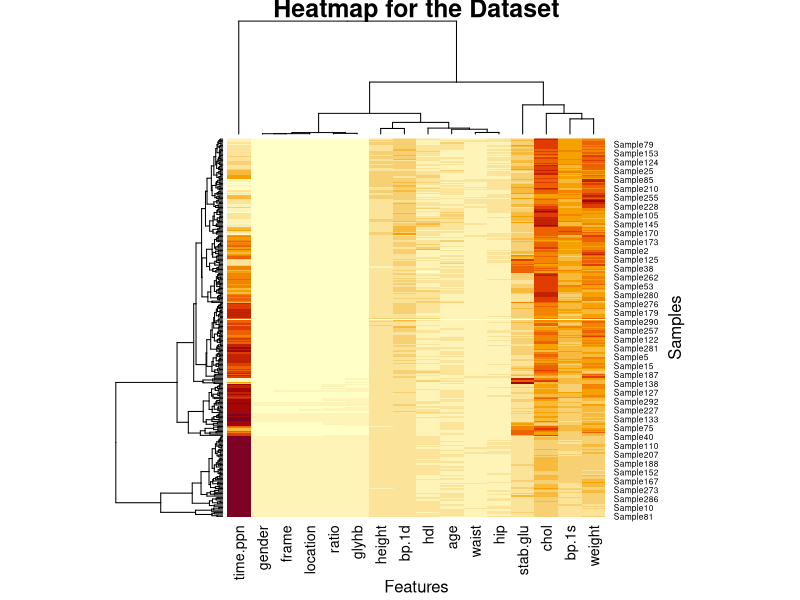

Generate this figure with R:
#set.seed(123)                                                     # Set seed for reproducibility
#data<- matrix(rnorm(100, 0, 10), nrow = 10, ncol = 10)           # Create example data   
#colnames(data)<- paste0("col", 1:10)                             # Column names
#rownames(data)<- paste0("row", 1:10)                             # Row names
#head(data,5)



rm(list=ls())
data<-read.csv("./Diabetes_Dataset_Train80p.csv")
rownames(data)<- paste0("Sample", 1:299)
data<-data[,1:16]

heatmap(as.matrix(data), 
        main = "Heatmap for the Dataset", 
        xlab = "Features",
        ylab = "Samples") 